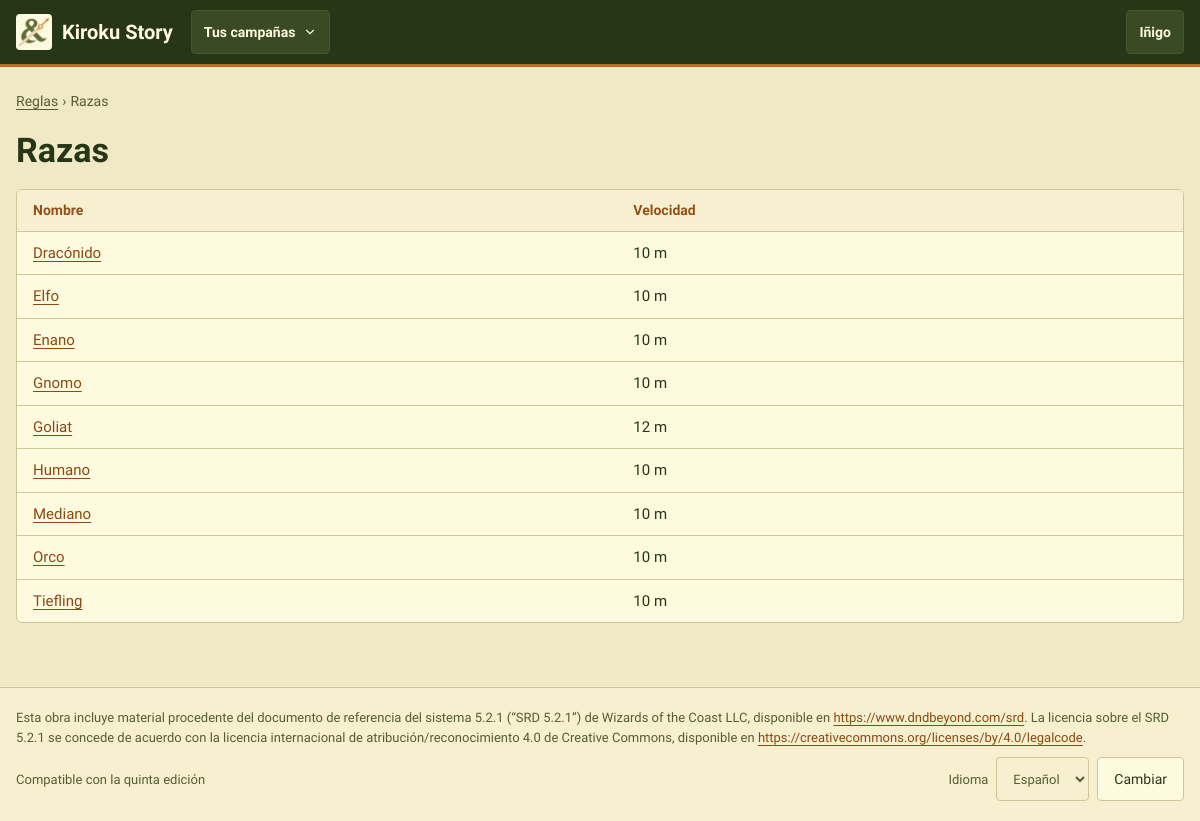
The page /reglas/razas/ (signed in) on the database as committed earlier.
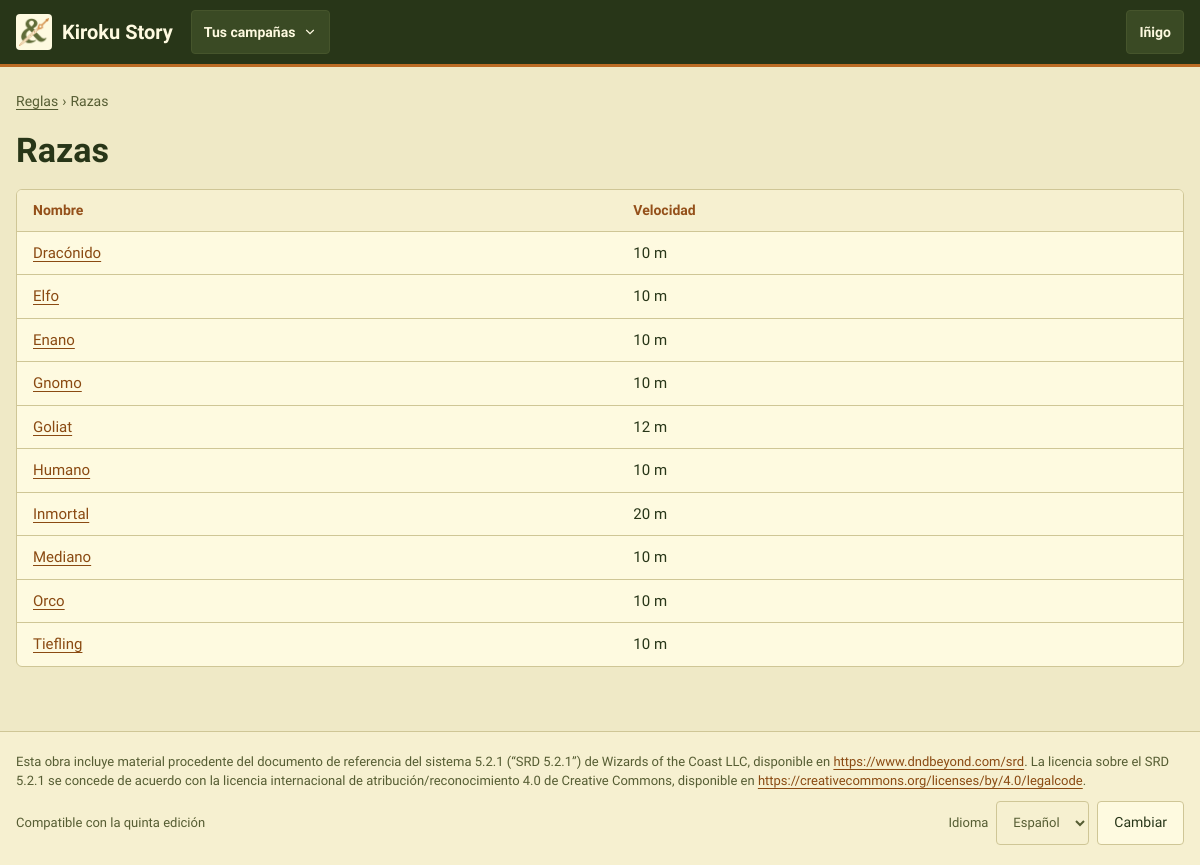
The same page on the database as committed later.
### CampaignManager/models.py (models this page shows, shortened)
class Race(models.Model):
    name = models.CharField(max_length=100)
    description = models.TextField(blank=True)
    speed = models.IntegerField(help_text="In meters")
    bespoke = models.BooleanField(default=False, help_text="Made by a master for a character: players do not see it in the catalog lists")
    abilities = models.ManyToManyField("Ability", through="RaceAbility")

### CampaignManager/views.py (the view)
# urls.py: path("reglas/razas/", views.RaceListView.as_view(), name="race_list"),
class RaceListView(LoginRequiredMixin, HideBespokeMixin, ListView):
    queryset = Race.objects.order_by("name")
    context_object_name = "races"
    template_name = "race_list.html"

### CampaignManager/context_processors.py (called while the page is built, shortened)
def campaign_nav(request):
    user = getattr(request, "user", None)
    if user is None or not user.is_authenticated:
        return {}
    campaigns = list(user_campaigns(user).prefetch_related("masters"))
    match = getattr(request, "resolver_match", None)
    campaign_id = match.kwargs.get("campaign_id") if match else None
    current = next((c for c in campaigns if c.pk == campaign_id), None)
    context = {"nav_campaigns": [
        {"campaign": c, "is_master": user in c.masters.all(), "status": _(STATUS_TEXT[c.status])} for c in campaigns
    ]}
    if current is None:
        return context

### CampaignManager/permissions.py (called while the page is built)
def user_campaigns(user):
    if not user.is_authenticated:
        return Campaign.objects.none()
    return Campaign.objects.filter(Q(masters=user) | Q(players=user)).distinct()

### CampaignManager/templatetags/mesa.py (called while the page is built)
@register.simple_tag
def asset(path):
    url = static(path)
    found = finders.find(path)
    return f"{url}?v={int(os.path.getmtime(found))}" if found else url

### CampaignManager/views.py (called while the page is built)
    def get_queryset(self):
        queryset = super().get_queryset()
        if not self.request.user.dm_campaigns.exists():
            queryset = queryset.filter(bespoke=False)
        return queryset

### CampaignManager/templates/race_list.html (shortened to what this page needs)
{% extends "base.html" %}
{% load i18n %}
{% block content %}
<section class="pila" aria-labelledby="h-reglas">
    <nav class="migas" aria-label="{% translate 'Ruta' %}"><a href="{% url 'index' %}">{% translate "Reglas" %}</a> <span aria-hidden="true">›</span> <span>{% translate "Razas" %}</span></nav>
    <h1 id="h-reglas">{% translate "Razas" %}</h1>
    <div class="tarjeta sin-relleno tabla-marco">
        <table class="tabla">
            <thead><tr><th>{% translate "Nombre" %}</th><th>{% translate "Velocidad" %}</th></tr></thead>
            <tbody>
                {% for race in races %}<tr><td><a href="{% url 'race_detail' race.pk %}">{{ race.name }}</a></td><td>{{ race.speed }} m</td></tr>
                {% empty %}<tr><td colspan="2" class="atenuado">{% translate "Todavía no hay razas." %}</td></tr>{% endfor %}
            </tbody>
        </table>
    </div>
</section>
{% endblock %}

Rows that differ between the two databases and show on the page:
added Race: name "Inmortal", speed "20"
